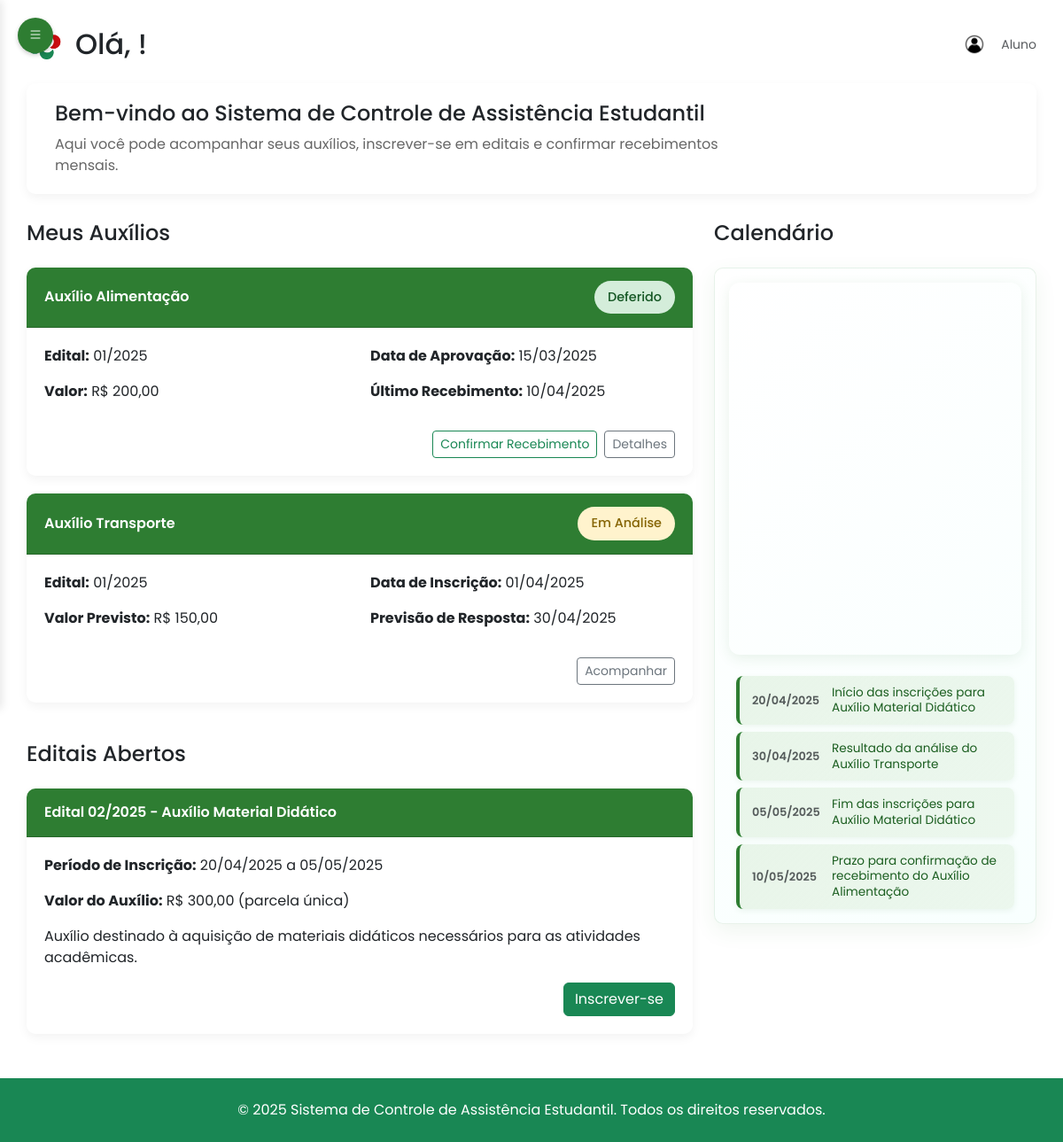
The page /aluno/inicio/1 on the database as committed earlier.
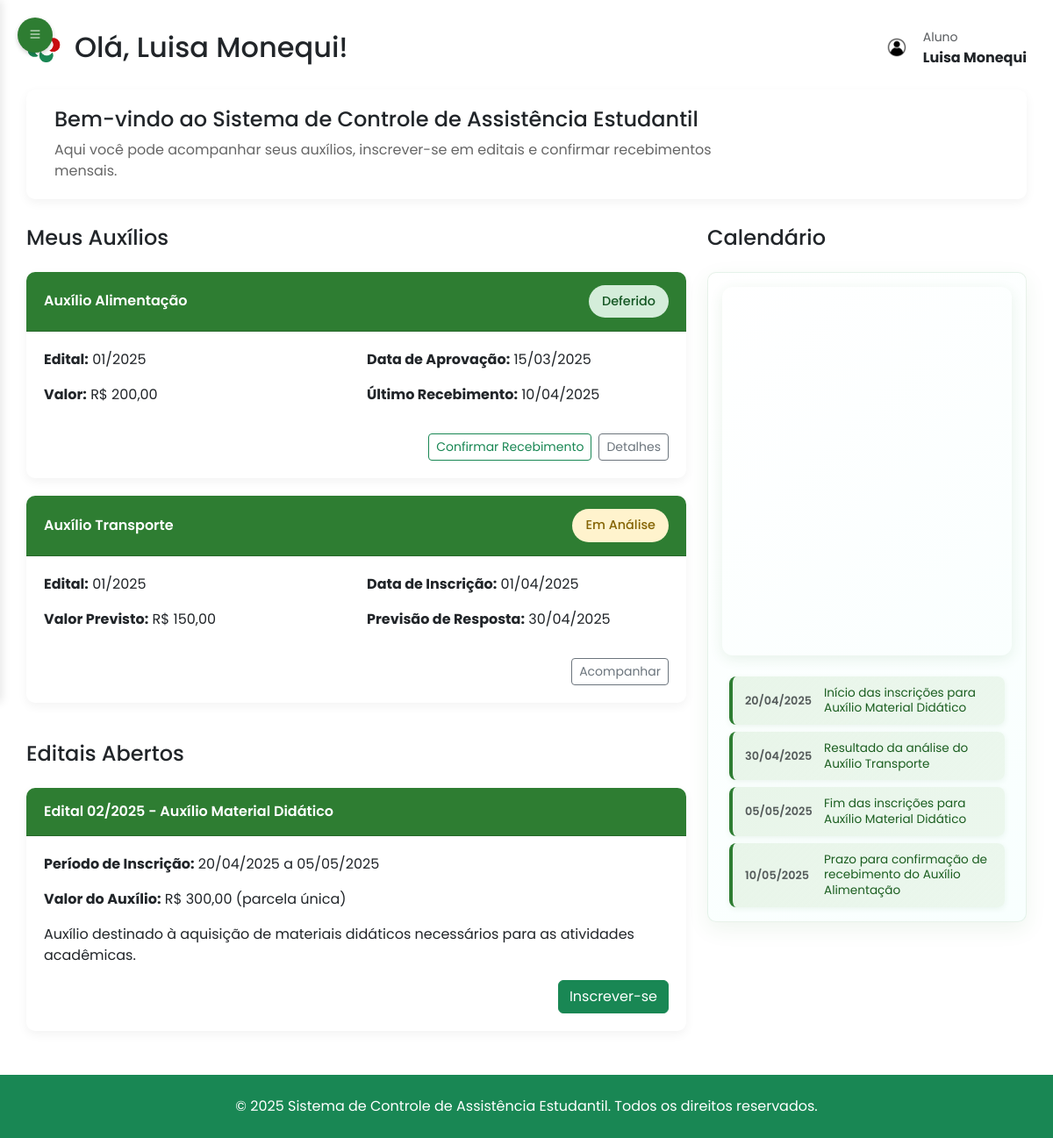
The same page on the database as committed later.
### tables this page shows
CREATE TABLE usuario (
id_usuario INTEGER PRIMARY KEY AUTOINCREMENT,
nome TEXT NOT NULL,
email TEXT UNIQUE NOT NULL,
senha TEXT NOT NULL,
tipo_usuario TEXT NOT NULL
);

### routes/aluno/perfil_routes.py (the view)
@router.get("/inicio/{id}")
async def get_root(request: Request, id: int):
    usuario = usuario_repo.obter_por_id(id)
    response = templates.TemplateResponse("/aluno/dashboard.html", {"request": request, "usuario": usuario})
    return response

### repo/usuario_repo.py (called while the page is built)
def obter_por_id(id: int) -> Optional[Usuario]:
    with get_connection() as conn:
        cursor = conn.cursor()
        cursor.execute(OBTER_POR_ID, (id,))
        row = cursor.fetchone()
        if row:
            usuario = Usuario(
                id_usuario=row["id_usuario"],
                nome=row["nome"],
                email=row["email"],
                senha=row["senha"],
                tipo_usuario=row["tipo_usuario"])
            return usuario
        return None

### sql/util.py (called while the page is built)
def get_connection():
    database_path = os.environ.get('TEST_DATABASE_PATH', 'dados.db')
    connection = sqlite3.connect(database_path)
    connection.row_factory = sqlite3.Row
    return connection

### templates/aluno/dashboard.html (shortened to what this page needs)
{% extends 'base2.html' %}
{% set active_page = 'inicio' %}
{% block head %}
    <link rel="stylesheet" href="/static/css/dashboard_aluno.css">
    <link href="https://cdn.jsdelivr.net/npm/fullcalendar@6.1.17/main.min.css" rel="stylesheet" />
    <link href="https://cdn.jsdelivr.net/npm/fullcalendar@6.1.17/bootstrap5/main.min.css" rel="stylesheet" />
{% endblock %}
{% block content %}
<div class="main-content" id="mainContent">
            <div class="d-flex justify-content-between align-items-center mb-4">
                <div class="d-flex align-items-center">
                    <h2 class="mb-0">Olá, {{ usuario.nome }}!</h2>
                </div>
                <div class="user-profile">
                    <img src="/static/img/perfil.jpg" alt="Perfil" />
                    <div>
                        <small class="text-muted">Aluno</small>
                        <div class="fw-bold">{{ usuario.nome }}</div>
                    </div>
                </div>
            </div>
            <div class="welcome-banner">
                <div class="container-fluid">
                    <div class="row">
                        <div class="col-md-9">
                            <h4>Bem-vindo ao Sistema de Controle de Assistência Estudantil</h4>
                            <p>
                                Aqui você pode acompanhar seus auxílios, inscrever-se em editais e confirmar
                                recebimentos mensais.
                            </p>
                        </div>
                    </div>
                </div>
            </div>
            <div class="row align-items-stretch" style="min-height: 650px;">
                <div class="col-md-8 d-flex flex-column">
                    <h4 class="mb-4">Meus Auxílios</h4>
                    <div class="card">
                        <div class="card-header d-flex justify-content-between align-items-center">
                            <span>Auxílio Alimentação</span>
                            <span class="status-badge status-deferido">Deferido</span>
                        </div>
                        <div class="card-body">
                            <div class="row">
                                <div class="col-md-6">
                                    <p><strong>Edital:</strong> 01/2025</p>
                                    <p><strong>Valor:</strong> R$ 200,00</p>
                                </div>
                                <div class="col-md-6">
                                    <p><strong>Data de Aprovação:</strong> 15/03/2025</p>
                                    <p><strong>Último Recebimento:</strong> 10/04/2025</p>
                                </div>
                            </div>
                            <div class="d-flex justify-content-end mt-3">
                                <button id="btnConfirmarRecebimento" class="btn btn-sm btn-outline-success me-2">Confirmar Recebimento</button>
                                <button id="btnDetalhesAuxilio" class="btn btn-sm btn-outline-secondary">Detalhes</button>
                            </div>
                        </div>
                    </div>
                    <div class="card">
                        <div class="card-header d-flex justify-content-between align-items-center">
                            <span>Auxílio Transporte</span>
                            <span class="status-badge status-pendente">Em Análise</span>
                        </div>
                        <div class="card-body">
                            <div class="row">
                                <div class="col-md-6">
                                    <p><strong>Edital:</strong> 01/2025</p>
                                    <p><strong>Valor Previsto:</strong> R$ 150,00</p>
                                </div>
                                <div class="col-md-6">
                                    <p><strong>Data de Inscrição:</strong> 01/04/2025</p>
                                    <p><strong>Previsão de Resposta:</strong> 30/04/2025</p>
                                </div>
                            </div>
                            <div class="d-flex justify-content-end mt-3">
                                <button id="btnAcompanhar" class="btn btn-sm btn-outline-secondary">Acompanhar</button>
                            </div>
                        </div>
                    </div>
                    <div class="mt-4 flex-grow-1 d-flex flex-column justify-content-end">
                        <h4 class="mb-4">Editais Abertos</h4>
                        <div class="card">
                            <div class="card-header">Edital 02/2025 - Auxílio Material Didático</div>
                            <div class="card-body">
                                <p><strong>Período de Inscrição:</strong> 20/04/2025 a 05/05/2025</p>
                                <p><strong>Valor do Auxílio:</strong> R$ 300,00 (parcela única)</p>
                                <p>
                                    Auxílio destinado à aquisição de materiais didáticos necessários para as
                                    atividades acadêmicas.
                                </p>
                                <div class="d-flex justify-content-end mt-3">
                                    <a href="#" class="btn btn-success">Inscrever-se</a>
                                </div>
                            </div>
                        </div>
                    </div>
                </div>
                <div class="col-md-4 d-flex flex-column h-100">
                    <h4 class="mb-4">Calendário</h4>
                    <div class="card calendar-card flex-grow-1 d-flex flex-column" style="min-height: 100%;">
                        <div class="card-body p-3">
                        <div id="fc-calendar"></div>
                        </div>
                        <div class="card-body pt-2 pb-3">
                        <div class="calendar-event d-flex justify-content-between align-items-center mb-2">
                            <div class="date text-muted small">20/04/2025</div>
                            <div class="description small">
                            Início das inscrições para Auxílio Material Didático
                            </div>
                        </div>
                        <div class="calendar-event d-flex justify-content-between align-items-center mb-2">
                            <div class="date text-muted small">30/04/2025</div>
                            <div class="description small">
                            Resultado da análise do Auxílio Transporte
                            </div>
                        </div>
                        <div class="calendar-event d-flex justify-content-between align-items-center mb-2">
                            <div class="date text-muted small">05/05/2025</div>
                            <div class="description small">
                            Fim das inscrições para Auxílio Material Didático
                            </div>
                        </div>
                        <div class="calendar-event d-flex justify-content-between align-items-center">
                            <div class="date text-muted small">10/05/2025</div>
                            <div class="description small">
                            Prazo para confirmação de recebimento do Auxílio Alimentação
                            </div>
                        </div>
                        </div>
                    </div>
                </div>
            </div>
        </div>
{% endblock %}

### templates/base2.html (shortened to what this page needs)
<!DOCTYPE html>
<html lang="pt-br">
	<head>
		<link href="https://cdn.jsdelivr.net/npm/bootstrap@5.3.0-alpha1/dist/css/bootstrap.min.css" rel="stylesheet" />
		<link rel="stylesheet" href="https://cdn.jsdelivr.net/npm/bootstrap-icons@1.10.0/font/bootstrap-icons.css" />
		<link rel="stylesheet" href="/static/css/styles.css" />
		{% block head %}{% endblock %}
	</head>
	<body>
		<button class="menu-toggle visible" id="menuToggle">
			<i class="bi bi-list"></i>
		</button>
		{% block content %}{% endblock %}
		        <footer class="footer bg-success text-white py-4">
            <div class="container">
              <div class="row">
                <div class="col-12 text-center">
                  <p class="text-white mb-0">
                    &copy; 2025 Sistema de Controle de Assistência Estudantil. Todos os direitos reservados.
                  </p>
                </div>
              </div>
            </div>
        </footer>
	</body>
</html>

### static/css/styles.css (style rules this page uses)
:root { --ifes-green: #2E7D32; --ifes-red: #C62828; --ifes-light-green: #4CAF50; --ifes-light-gray: #f5f5f5; --ifes-dark-gray: #333333; --calendar-primary: #2E7D32; --calendar-secondary: #4CAF50; --calendar-accent: #81C784; --calendar-light: #E8F5E9; --calendar-text: #1B5E20; }
body { background-color: #fff !important; font-family: 'Poppins', Arial, Helvetica, sans-serif; }
.main-content { margin-left: 0; padding: 30px; transition: none; position: relative; z-index: 1; }
.card { border: none; border-radius: 10px; box-shadow: 0 4px 12px rgba(0, 0, 0, 0.05); margin-bottom: 20px; transition: transform 0.3s; }
.card-header { background-color: var(--ifes-green); color: white; border-radius: 10px 10px 0 0 !important; padding: 15px 20px; font-weight: 600; }
.card-body { padding: 20px; }
.status-badge { padding: 8px 15px; border-radius: 20px; font-weight: 500; font-size: 0.9rem; }
.status-pendente { background-color: #FFF3CD; color: #856404; }
.status-deferido { background-color: #D4EDDA; color: #155724; }
.calendar-card { height: 100%; background: linear-gradient(135deg, #ffffff 0%, #f8fffe 100%); border: 1px solid rgba(46, 125, 50, 0.1); box-shadow: 0 8px 25px rgba(46, 125, 50, 0.08); overflow: hidden; }
.calendar-card .card-body { padding: 1.5rem; }
#fc-calendar { max-width: 100%; height: 420px !important; margin: 0 auto; font-family: 'Segoe UI', Tahoma, Geneva, Verdana, sans-serif; border-radius: 12px; overflow: hidden; box-shadow: 0 4px 15px rgba(46, 125, 50, 0.1); }
.calendar-card .card-body.pt-2.pb-3 { padding-top: 0.5rem !important; padding-bottom: 0.5rem !important; }
.calendar-event { background: linear-gradient(135deg, var(--calendar-light) 0%, rgba(232, 245, 233, 0.8) 100%); border-left: 4px solid var(--calendar-primary); padding: 10px 14px; margin-bottom: 8px; border-radius: 8px; transition: all 0.3s ease; box-shadow: 0 2px 6px rgba(46, 125, 50, 0.08); }
.calendar-event .date { font-weight: 600; color: var(--calendar-primary); font-size: 0.8rem; width: 80px; min-width: 80px; }
.calendar-event .description { flex: 1; color: var(--calendar-text); font-size: 0.85rem; line-height: 1.3; margin-left: 10px; }
.welcome-banner { background-color: white; border-radius: 10px; padding: 20px; margin-bottom: 30px; box-shadow: 0 4px 12px rgba(0, 0, 0, 0.05); }
.welcome-banner p { color: #666; margin-bottom: 0; }
.user-profile { display: flex; align-items: center; margin-left: auto; }
.user-profile img { width: 40px; height: 40px; border-radius: 50%; margin-right: 10px; }
.menu-toggle { position: fixed; top: 20px; left: 20px; z-index: 1100; background-color: var(--ifes-green); color: white; border: none; border-radius: 50%; width: 40px; height: 40px; display: flex; align-items: center; justify-content: center; cursor: pointer; box-shadow: 0 2px 5px rgba(0, 0, 0, 0.2); display: none; }
.menu-toggle.visible { display: flex; }

### static/css/dashboard_aluno.css (style rules this page uses)
body, .main-content, .container, .card, .table, h2, h4, h6, .stats-card, .table-card, .btn, .form-select, .modal-content { font-family: 'Poppins', sans-serif !important; }

Rows that differ between the two databases and show on the page:
added usuario: nome "Luisa Monequi"
